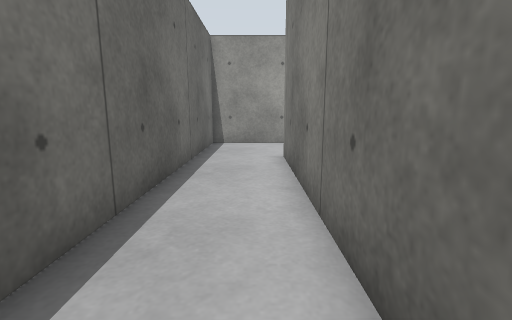
[1] (above)

16 first-person views from a walk through a robot-simulator world made for Gazebo. The camera is 0.78 m above the floor, tilts 10° down and sees 85° across. The floor is counted in squares, 0.5 m on a side. Each view is taken from the middle of a square. On the plan, view 1 faces up. The plan holds only what a view shows up to about 14 squares ahead; the rest is blank. Surface patterns are stand-ins for the level's own textures.

[2]
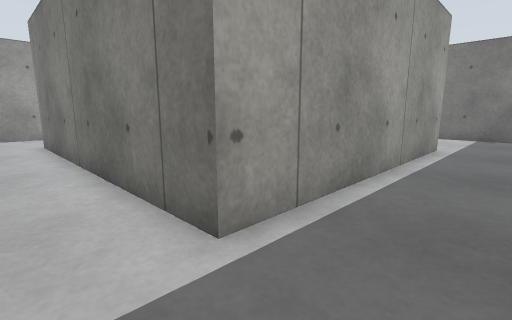

[3]
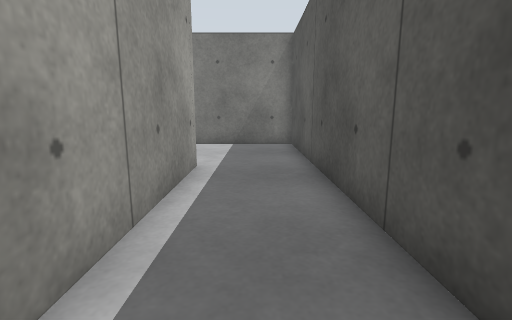

[4]
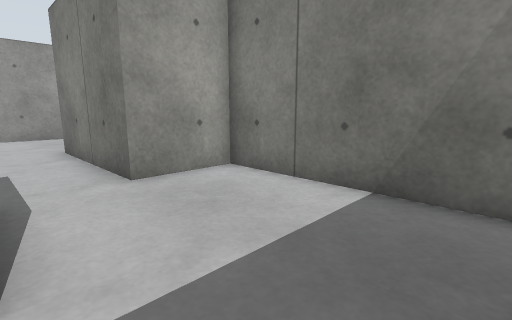

[5]
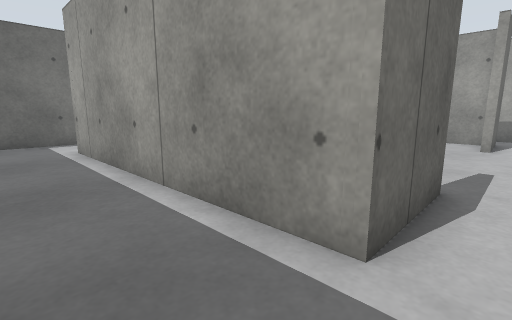

[6]
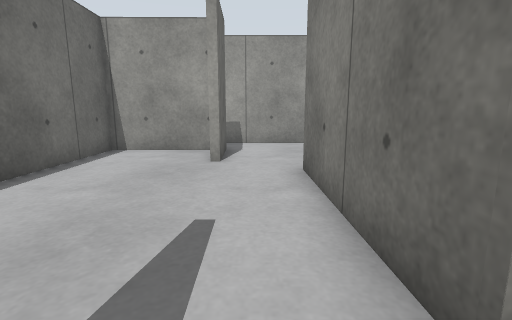

[7]
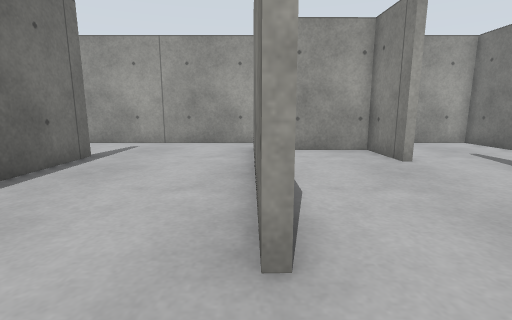

[8]
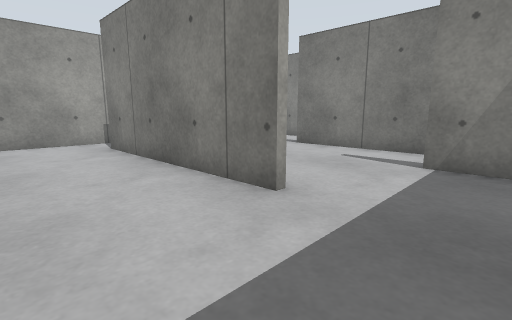

[9]
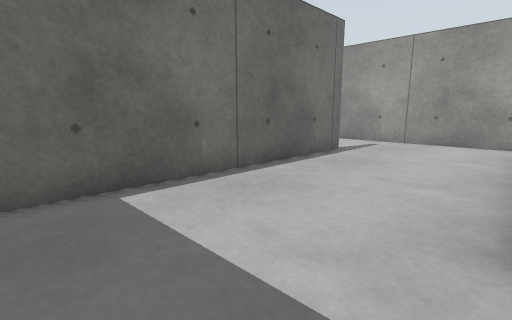

[10]
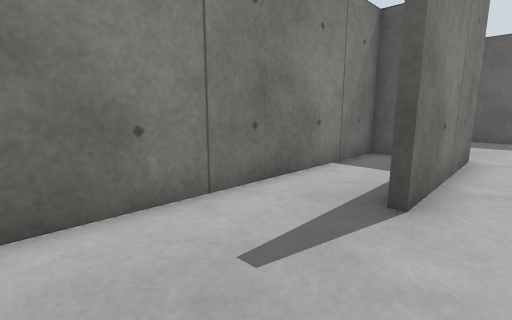

[11]
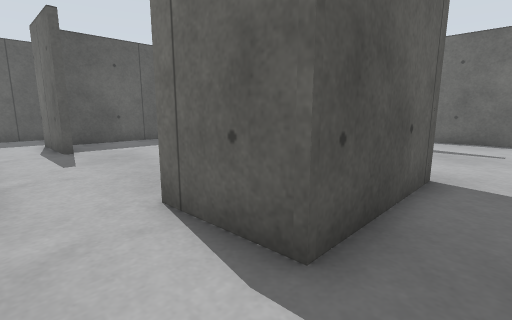

[12]
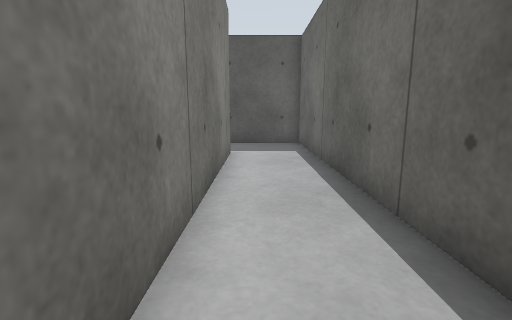

[13]
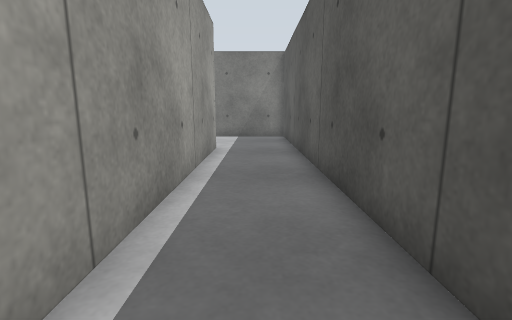

[14]
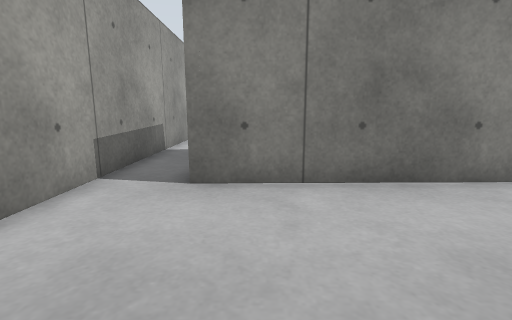

[15]
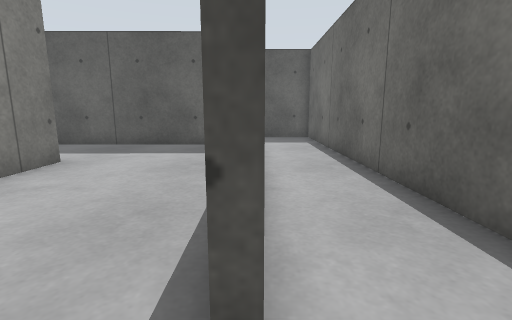

[16]
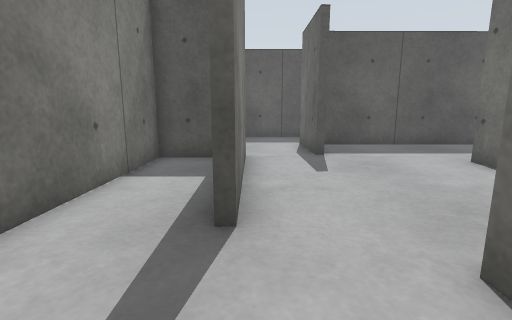

### Floor plan
Points are (right, up) in squares from view 1. A wall is a line through its corners. A room is listed if a view was taken in it or the views show most of it. See-through windows are left out.
Room 1 (views 1, 2, 3, 4, 5, 6, 12, 13, 14, 15)
walls: (11.9, 1.1) (11.9, -2.3) (1, -2.4) (1, 9.6) (1.3, 9.6); (1.4, 13.7) (-2.1, 13.7) (-2.1, -5.7) (17.3, -5.7) (17.3, 1.4) (14.4, 1.4)
ways out: opening at (13.5, 1) to room 2; opening at (1, 11.5) to room 3
Room 2 (views 7, 9)
walls: (7.3, 3.4) (7.4, 2.5) (7.1, 2.5); (11.4, 8.5) (11.4, 11.2) (7.2, 11.1) (7.3, 6.1); (11.6, -0.7) (11.6, 1.1); (14.4, 1.4) (14.3, 7.4); (6.6, -2.1) (11, -2)
ways out: opening at (13.5, 1) to room 1; opening at (7, 0.5) to room 3; opening at (13, 8) to room 4
Room 3 (view 8)
walls: (1.3, 9.6) (1.3, -0.9); (7.1, 2.5) (6.9, 11.4); (5.6, 13.7) (1.4, 13.7); (3.4, -2.1) (6.6, -2.1)
ways out: opening at (1, 11.5) to room 1; opening at (7, 0.5) to room 2; opening at (6.5, 12.5) to room 4
Room 4 (views 10, 11, 16)
walls: (6.9, 11.4) (11.8, 11.5) (11.9, 8.5); (15.4, 1.7) (17.3, 1.7) (17.3, 13.7) (5.6, 13.7)
ways out: opening at (13, 8) to room 2; opening at (6.5, 12.5) to room 3

Where each view was taken, in squares from view 1:
view 1: 0 up, 0 right, facing up
view 2: 5 down, 1 left, facing up-right
view 3: 4 down, 4 right, facing right
view 4: 5 down, 12 right, facing up-right
view 5: 5 down, 13 right, facing up-left
view 6: 0 up, 13 right, facing up
view 7: 0 up, 7 right, facing up
view 8: 1 down, 3 right, facing up-right
view 9: 1 down, 7 right, facing up-left
view 10: 12 up, 13 right, facing down-right
view 11: 13 up, 14 right, facing down-left
view 12: 8 up, 0 right, facing down
view 13: 4 down, 0 right, facing right
view 14: 10 up, 1 right, facing right
view 15: 11 up, 1 right, facing down
view 16: 11 up, 14 right, facing down
